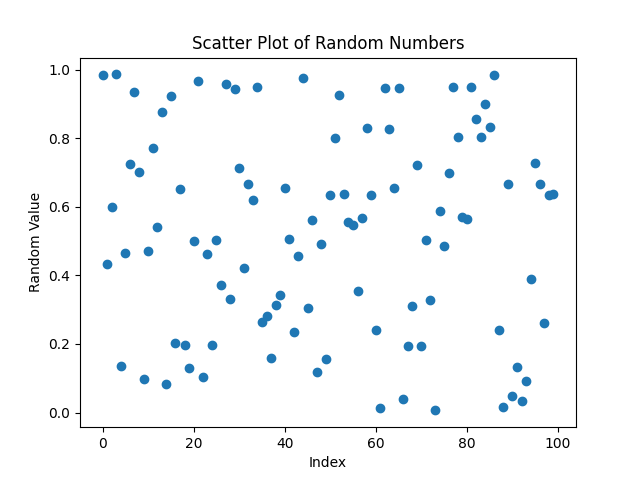

Write Python code to recreate this figure.
# filename: random_plot.py
import matplotlib.pyplot as plt
import numpy as np

# Generate 100 random numbers between 0 and 1
data = np.random.rand(100)

# Create a scatter plot
plt.scatter(range(len(data)), data)
plt.xlabel("Index")
plt.ylabel("Random Value")
plt.title("Scatter Plot of Random Numbers")

# Save the plot as a PNG image
plt.savefig("random_plot.png")
print("Plot saved as 'random_plot.png'")